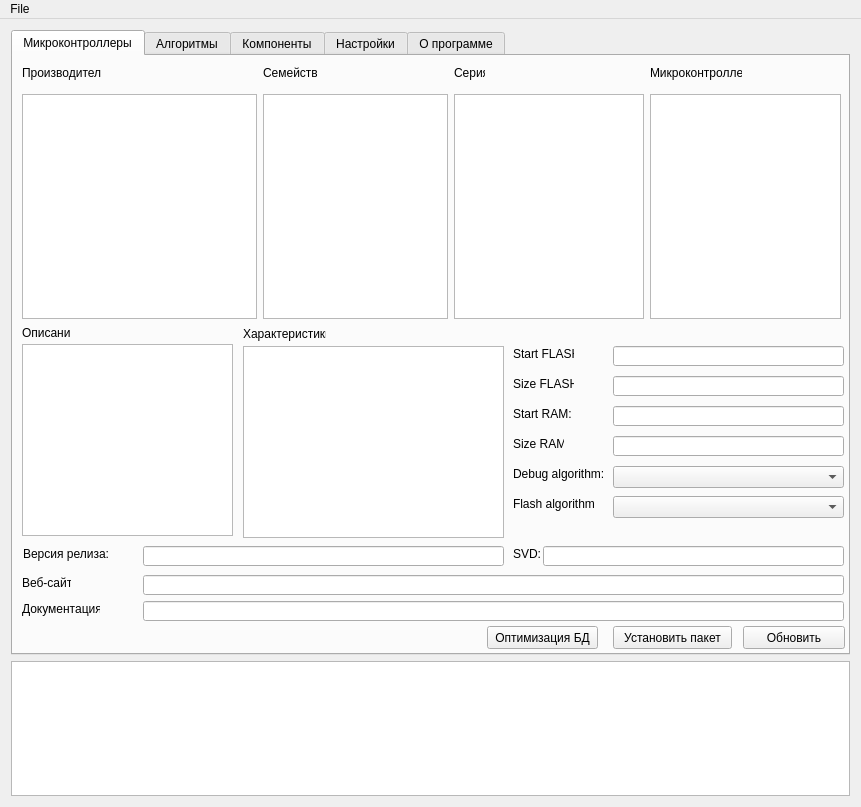
<?xml version="1.0" encoding="UTF-8"?>
<ui version="4.0">
 <class>MainForm</class>
 <widget class="QMainWindow" name="MainForm">
  <property name="geometry">
   <rect>
    <x>0</x>
    <y>0</y>
    <width>861</width>
    <height>807</height>
   </rect>
  </property>
  <property name="minimumSize">
   <size>
    <width>861</width>
    <height>807</height>
   </size>
  </property>
  <property name="maximumSize">
   <size>
    <width>861</width>
    <height>807</height>
   </size>
  </property>
  <property name="windowTitle">
   <string>CoIDE Pack Installer</string>
  </property>
  <property name="windowIcon">
   <iconset resource="resources.qrc">
    <normaloff>:/img/HamLab_favicon.ico</normaloff>:/img/HamLab_favicon.ico</iconset>
  </property>
  <widget class="QWidget" name="centralWidget">
   <layout class="QGridLayout" name="gridLayout">
    <item row="0" column="1">
     <widget class="QTabWidget" name="tabWidget">
      <property name="currentIndex">
       <number>0</number>
      </property>
      <widget class="QWidget" name="tabMcu">
       <attribute name="title">
        <string>Микроконтроллеры</string>
       </attribute>
       <widget class="QListWidget" name="listWidgetManufacturer">
        <property name="geometry">
         <rect>
          <x>9</x>
          <y>38</y>
          <width>235</width>
          <height>225</height>
         </rect>
        </property>
       </widget>
       <widget class="QLabel" name="label">
        <property name="geometry">
         <rect>
          <x>9</x>
          <y>9</y>
          <width>79</width>
          <height>16</height>
         </rect>
        </property>
        <property name="text">
         <string>Производитель</string>
        </property>
       </widget>
       <widget class="QListWidget" name="listWidgetSeries">
        <property name="geometry">
         <rect>
          <x>441</x>
          <y>38</y>
          <width>190</width>
          <height>225</height>
         </rect>
        </property>
       </widget>
       <widget class="QLabel" name="label_2">
        <property name="geometry">
         <rect>
          <x>441</x>
          <y>9</y>
          <width>31</width>
          <height>16</height>
         </rect>
        </property>
        <property name="text">
         <string>Серия</string>
        </property>
       </widget>
       <widget class="QListWidget" name="listWidgetMcu">
        <property name="geometry">
         <rect>
          <x>637</x>
          <y>38</y>
          <width>191</width>
          <height>225</height>
         </rect>
        </property>
       </widget>
       <widget class="QLabel" name="label_3">
        <property name="geometry">
         <rect>
          <x>637</x>
          <y>9</y>
          <width>92</width>
          <height>16</height>
         </rect>
        </property>
        <property name="text">
         <string>Микроконтроллер</string>
        </property>
       </widget>
       <widget class="QListWidget" name="listWidgetFamily">
        <property name="geometry">
         <rect>
          <x>250</x>
          <y>38</y>
          <width>185</width>
          <height>225</height>
         </rect>
        </property>
       </widget>
       <widget class="QLabel" name="label_4">
        <property name="geometry">
         <rect>
          <x>250</x>
          <y>9</y>
          <width>54</width>
          <height>16</height>
         </rect>
        </property>
        <property name="maximumSize">
         <size>
          <width>60</width>
          <height>16777215</height>
         </size>
        </property>
        <property name="text">
         <string>Семейство</string>
        </property>
       </widget>
       <widget class="QPlainTextEdit" name="plainTextEditDescription">
        <property name="geometry">
         <rect>
          <x>9</x>
          <y>288</y>
          <width>211</width>
          <height>192</height>
         </rect>
        </property>
       </widget>
       <widget class="QLabel" name="label_5">
        <property name="geometry">
         <rect>
          <x>9</x>
          <y>269</y>
          <width>49</width>
          <height>16</height>
         </rect>
        </property>
        <property name="text">
         <string>Описание</string>
        </property>
       </widget>
       <widget class="QLabel" name="label_7">
        <property name="geometry">
         <rect>
          <x>9</x>
          <y>519</y>
          <width>49</width>
          <height>16</height>
         </rect>
        </property>
        <property name="text">
         <string>Веб-сайт:</string>
        </property>
       </widget>
       <widget class="QLabel" name="label_9">
        <property name="geometry">
         <rect>
          <x>9</x>
          <y>545</y>
          <width>78</width>
          <height>16</height>
         </rect>
        </property>
        <property name="text">
         <string>Документация:</string>
        </property>
       </widget>
       <widget class="QLineEdit" name="lineEditUrl">
        <property name="geometry">
         <rect>
          <x>130</x>
          <y>519</y>
          <width>701</width>
          <height>20</height>
         </rect>
        </property>
       </widget>
       <widget class="QLineEdit" name="lineEditDatasheetUrl">
        <property name="geometry">
         <rect>
          <x>130</x>
          <y>545</y>
          <width>701</width>
          <height>20</height>
         </rect>
        </property>
       </widget>
       <widget class="QPlainTextEdit" name="plainTextEditFeatures">
        <property name="geometry">
         <rect>
          <x>230</x>
          <y>290</y>
          <width>261</width>
          <height>192</height>
         </rect>
        </property>
        <property name="lineWrapMode">
         <enum>QPlainTextEdit::NoWrap</enum>
        </property>
       </widget>
       <widget class="QLabel" name="label_6">
        <property name="geometry">
         <rect>
          <x>230</x>
          <y>270</y>
          <width>83</width>
          <height>16</height>
         </rect>
        </property>
        <property name="text">
         <string>Характеристики</string>
        </property>
       </widget>
       <widget class="QPushButton" name="pushButtonSave">
        <property name="geometry">
         <rect>
          <x>600</x>
          <y>570</y>
          <width>119</width>
          <height>23</height>
         </rect>
        </property>
        <property name="maximumSize">
         <size>
          <width>150</width>
          <height>16777215</height>
         </size>
        </property>
        <property name="text">
         <string>Установить пакет</string>
        </property>
       </widget>
       <widget class="QPushButton" name="pushButtonDataLoad">
        <property name="geometry">
         <rect>
          <x>730</x>
          <y>570</y>
          <width>102</width>
          <height>23</height>
         </rect>
        </property>
        <property name="maximumSize">
         <size>
          <width>150</width>
          <height>16777215</height>
         </size>
        </property>
        <property name="text">
         <string>Обновить</string>
        </property>
       </widget>
       <widget class="QLabel" name="label_8">
        <property name="geometry">
         <rect>
          <x>500</x>
          <y>320</y>
          <width>61</width>
          <height>16</height>
         </rect>
        </property>
        <property name="text">
         <string>Size FLASH:</string>
        </property>
       </widget>
       <widget class="QLineEdit" name="lineEditFlashSize">
        <property name="geometry">
         <rect>
          <x>600</x>
          <y>320</y>
          <width>231</width>
          <height>20</height>
         </rect>
        </property>
       </widget>
       <widget class="QLabel" name="label_11">
        <property name="geometry">
         <rect>
          <x>500</x>
          <y>380</y>
          <width>51</width>
          <height>16</height>
         </rect>
        </property>
        <property name="text">
         <string>Size RAM:</string>
        </property>
       </widget>
       <widget class="QLineEdit" name="lineEditRamSize">
        <property name="geometry">
         <rect>
          <x>600</x>
          <y>380</y>
          <width>231</width>
          <height>20</height>
         </rect>
        </property>
       </widget>
       <widget class="QLabel" name="label_13">
        <property name="geometry">
         <rect>
          <x>500</x>
          <y>290</y>
          <width>61</width>
          <height>16</height>
         </rect>
        </property>
        <property name="text">
         <string>Start FLASH:</string>
        </property>
       </widget>
       <widget class="QLineEdit" name="lineEditFlashStart">
        <property name="geometry">
         <rect>
          <x>600</x>
          <y>290</y>
          <width>231</width>
          <height>20</height>
         </rect>
        </property>
       </widget>
       <widget class="QLabel" name="label_14">
        <property name="geometry">
         <rect>
          <x>500</x>
          <y>350</y>
          <width>61</width>
          <height>16</height>
         </rect>
        </property>
        <property name="text">
         <string>Start RAM:</string>
        </property>
       </widget>
       <widget class="QLineEdit" name="lineEditRamStart">
        <property name="geometry">
         <rect>
          <x>600</x>
          <y>350</y>
          <width>231</width>
          <height>20</height>
         </rect>
        </property>
       </widget>
       <widget class="QLabel" name="label_15">
        <property name="geometry">
         <rect>
          <x>500</x>
          <y>410</y>
          <width>91</width>
          <height>16</height>
         </rect>
        </property>
        <property name="text">
         <string>Debug algorithm:</string>
        </property>
       </widget>
       <widget class="QComboBox" name="comboBoxDebugAlg">
        <property name="geometry">
         <rect>
          <x>600</x>
          <y>410</y>
          <width>231</width>
          <height>22</height>
         </rect>
        </property>
       </widget>
       <widget class="QLabel" name="label_16">
        <property name="geometry">
         <rect>
          <x>500</x>
          <y>440</y>
          <width>81</width>
          <height>16</height>
         </rect>
        </property>
        <property name="text">
         <string>Flash algorithm:</string>
        </property>
       </widget>
       <widget class="QComboBox" name="comboBoxFlashAlg">
        <property name="geometry">
         <rect>
          <x>600</x>
          <y>440</y>
          <width>231</width>
          <height>22</height>
         </rect>
        </property>
       </widget>
       <widget class="QLabel" name="label_33">
        <property name="geometry">
         <rect>
          <x>10</x>
          <y>490</y>
          <width>91</width>
          <height>16</height>
         </rect>
        </property>
        <property name="text">
         <string>Версия релиза:</string>
        </property>
       </widget>
       <widget class="QLineEdit" name="lineEditRelease">
        <property name="geometry">
         <rect>
          <x>130</x>
          <y>490</y>
          <width>361</width>
          <height>20</height>
         </rect>
        </property>
       </widget>
       <widget class="QLabel" name="label_34">
        <property name="geometry">
         <rect>
          <x>500</x>
          <y>490</y>
          <width>31</width>
          <height>16</height>
         </rect>
        </property>
        <property name="text">
         <string>SVD:</string>
        </property>
       </widget>
       <widget class="QLineEdit" name="lineEditSVD">
        <property name="geometry">
         <rect>
          <x>530</x>
          <y>490</y>
          <width>301</width>
          <height>20</height>
         </rect>
        </property>
       </widget>
       <widget class="QPushButton" name="pushButtonDbOptimize">
        <property name="geometry">
         <rect>
          <x>474</x>
          <y>570</y>
          <width>111</width>
          <height>23</height>
         </rect>
        </property>
        <property name="text">
         <string>Оптимизация БД</string>
        </property>
       </widget>
      </widget>
      <widget class="QWidget" name="tabAlgorithm">
       <attribute name="title">
        <string>Алгоритмы</string>
       </attribute>
       <widget class="QListWidget" name="listWidgetDebAlg">
        <property name="geometry">
         <rect>
          <x>20</x>
          <y>30</y>
          <width>351</width>
          <height>251</height>
         </rect>
        </property>
       </widget>
       <widget class="QLabel" name="label_18">
        <property name="geometry">
         <rect>
          <x>20</x>
          <y>10</y>
          <width>211</width>
          <height>16</height>
         </rect>
        </property>
        <property name="text">
         <string>Существующие алгоритмы отладки:</string>
        </property>
       </widget>
       <widget class="QListWidget" name="listWidgetNewDebAlg">
        <property name="geometry">
         <rect>
          <x>460</x>
          <y>30</y>
          <width>351</width>
          <height>251</height>
         </rect>
        </property>
       </widget>
       <widget class="QLabel" name="label_19">
        <property name="geometry">
         <rect>
          <x>460</x>
          <y>10</y>
          <width>211</width>
          <height>16</height>
         </rect>
        </property>
        <property name="text">
         <string>Новые алгоритмы отладки:</string>
        </property>
       </widget>
       <widget class="QPushButton" name="pushButtonRemDebAlg">
        <property name="geometry">
         <rect>
          <x>400</x>
          <y>90</y>
          <width>41</width>
          <height>23</height>
         </rect>
        </property>
        <property name="text">
         <string>&gt;&gt;</string>
        </property>
       </widget>
       <widget class="QPushButton" name="pushButtonAddDebAlg">
        <property name="geometry">
         <rect>
          <x>400</x>
          <y>130</y>
          <width>41</width>
          <height>23</height>
         </rect>
        </property>
        <property name="text">
         <string>&lt;&lt;</string>
        </property>
       </widget>
       <widget class="QListWidget" name="listWidgetFlashAlg">
        <property name="geometry">
         <rect>
          <x>20</x>
          <y>341</y>
          <width>351</width>
          <height>251</height>
         </rect>
        </property>
       </widget>
       <widget class="QListWidget" name="listWidgetNewFlashAlg">
        <property name="geometry">
         <rect>
          <x>460</x>
          <y>340</y>
          <width>351</width>
          <height>251</height>
         </rect>
        </property>
       </widget>
       <widget class="QLabel" name="label_20">
        <property name="geometry">
         <rect>
          <x>20</x>
          <y>320</y>
          <width>251</width>
          <height>16</height>
         </rect>
        </property>
        <property name="text">
         <string>Существующие алгоритмы программирования:</string>
        </property>
       </widget>
       <widget class="QLabel" name="label_21">
        <property name="geometry">
         <rect>
          <x>460</x>
          <y>320</y>
          <width>211</width>
          <height>16</height>
         </rect>
        </property>
        <property name="text">
         <string>Новые алгоритмы программирования:</string>
        </property>
       </widget>
       <widget class="QPushButton" name="pushButtonRemFlashAlg">
        <property name="geometry">
         <rect>
          <x>400</x>
          <y>440</y>
          <width>41</width>
          <height>23</height>
         </rect>
        </property>
        <property name="text">
         <string>&gt;&gt;</string>
        </property>
       </widget>
       <widget class="QPushButton" name="pushButtonAddFlashAlg">
        <property name="geometry">
         <rect>
          <x>400</x>
          <y>480</y>
          <width>41</width>
          <height>23</height>
         </rect>
        </property>
        <property name="text">
         <string>&lt;&lt;</string>
        </property>
       </widget>
      </widget>
      <widget class="QWidget" name="tabComponents">
       <attribute name="title">
        <string>Компоненты</string>
       </attribute>
       <widget class="QListWidget" name="listWidgetComponents">
        <property name="geometry">
         <rect>
          <x>10</x>
          <y>40</y>
          <width>256</width>
          <height>551</height>
         </rect>
        </property>
       </widget>
       <widget class="QLabel" name="label_25">
        <property name="geometry">
         <rect>
          <x>10</x>
          <y>10</y>
          <width>79</width>
          <height>21</height>
         </rect>
        </property>
        <property name="text">
         <string>Компоненты</string>
        </property>
       </widget>
       <widget class="QLabel" name="label_27">
        <property name="geometry">
         <rect>
          <x>280</x>
          <y>10</y>
          <width>79</width>
          <height>21</height>
         </rect>
        </property>
        <property name="text">
         <string>Производитель</string>
        </property>
       </widget>
       <widget class="QComboBox" name="comboBoxManufacturer">
        <property name="geometry">
         <rect>
          <x>280</x>
          <y>40</y>
          <width>121</width>
          <height>22</height>
         </rect>
        </property>
       </widget>
       <widget class="QLabel" name="label_30">
        <property name="geometry">
         <rect>
          <x>410</x>
          <y>10</y>
          <width>79</width>
          <height>21</height>
         </rect>
        </property>
        <property name="text">
         <string>Семейство</string>
        </property>
       </widget>
       <widget class="QComboBox" name="comboBoxFamily">
        <property name="geometry">
         <rect>
          <x>410</x>
          <y>40</y>
          <width>121</width>
          <height>22</height>
         </rect>
        </property>
       </widget>
       <widget class="QLabel" name="labelComponentsCount">
        <property name="geometry">
         <rect>
          <x>90</x>
          <y>10</y>
          <width>79</width>
          <height>21</height>
         </rect>
        </property>
        <property name="text">
         <string>0</string>
        </property>
       </widget>
       <widget class="QLabel" name="label_31">
        <property name="geometry">
         <rect>
          <x>540</x>
          <y>10</y>
          <width>79</width>
          <height>21</height>
         </rect>
        </property>
        <property name="text">
         <string>Серия</string>
        </property>
       </widget>
       <widget class="QComboBox" name="comboBoxSerie">
        <property name="geometry">
         <rect>
          <x>540</x>
          <y>40</y>
          <width>121</width>
          <height>22</height>
         </rect>
        </property>
       </widget>
       <widget class="QComboBox" name="comboBoxMcu">
        <property name="geometry">
         <rect>
          <x>670</x>
          <y>40</y>
          <width>151</width>
          <height>22</height>
         </rect>
        </property>
       </widget>
       <widget class="QLabel" name="label_32">
        <property name="geometry">
         <rect>
          <x>670</x>
          <y>10</y>
          <width>101</width>
          <height>21</height>
         </rect>
        </property>
        <property name="text">
         <string>Микроконтроллер</string>
        </property>
       </widget>
      </widget>
      <widget class="QWidget" name="tabSettings">
       <attribute name="title">
        <string>Настройки</string>
       </attribute>
       <widget class="QLabel" name="label_17">
        <property name="geometry">
         <rect>
          <x>30</x>
          <y>20</y>
          <width>191</width>
          <height>16</height>
         </rect>
        </property>
        <property name="text">
         <string>Каталог, где хранится CooCox IDE:</string>
        </property>
       </widget>
       <widget class="QLineEdit" name="lineEditIdePath">
        <property name="geometry">
         <rect>
          <x>220</x>
          <y>20</y>
          <width>441</width>
          <height>20</height>
         </rect>
        </property>
       </widget>
       <widget class="QPushButton" name="pushButtonSetIdePath">
        <property name="geometry">
         <rect>
          <x>670</x>
          <y>20</y>
          <width>75</width>
          <height>23</height>
         </rect>
        </property>
        <property name="text">
         <string>Выбрать</string>
        </property>
       </widget>
      </widget>
      <widget class="QWidget" name="tab">
       <attribute name="title">
        <string>О программе</string>
       </attribute>
       <widget class="QLabel" name="label_22">
        <property name="geometry">
         <rect>
          <x>20</x>
          <y>20</y>
          <width>111</width>
          <height>16</height>
         </rect>
        </property>
        <property name="font">
         <font>
          <weight>75</weight>
          <bold>true</bold>
         </font>
        </property>
        <property name="text">
         <string>Автор программы:</string>
        </property>
       </widget>
       <widget class="QLabel" name="label_23">
        <property name="geometry">
         <rect>
          <x>140</x>
          <y>20</y>
          <width>91</width>
          <height>16</height>
         </rect>
        </property>
        <property name="text">
         <string>Андрей Осипов</string>
        </property>
       </widget>
       <widget class="QLabel" name="label_24">
        <property name="geometry">
         <rect>
          <x>20</x>
          <y>50</y>
          <width>71</width>
          <height>16</height>
         </rect>
        </property>
        <property name="font">
         <font>
          <weight>75</weight>
          <bold>true</bold>
         </font>
        </property>
        <property name="text">
         <string>Веб-сайт:</string>
        </property>
       </widget>
       <widget class="QClickableLabel" name="labelWebSite">
        <property name="geometry">
         <rect>
          <x>140</x>
          <y>50</y>
          <width>221</width>
          <height>16</height>
         </rect>
        </property>
        <property name="font">
         <font>
          <underline>true</underline>
         </font>
        </property>
        <property name="cursor">
         <cursorShape>PointingHandCursor</cursorShape>
        </property>
        <property name="styleSheet">
         <string notr="true">color: rgb(0, 0, 255);</string>
        </property>
        <property name="text">
         <string>http://hamlab.net/</string>
        </property>
       </widget>
       <widget class="QLabel" name="label_26">
        <property name="geometry">
         <rect>
          <x>20</x>
          <y>80</y>
          <width>71</width>
          <height>16</height>
         </rect>
        </property>
        <property name="font">
         <font>
          <weight>75</weight>
          <bold>true</bold>
         </font>
        </property>
        <property name="text">
         <string>Версия:</string>
        </property>
       </widget>
       <widget class="QLabel" name="labelAppVersion">
        <property name="geometry">
         <rect>
          <x>140</x>
          <y>80</y>
          <width>221</width>
          <height>16</height>
         </rect>
        </property>
        <property name="text">
         <string>20190218.1418</string>
        </property>
       </widget>
       <widget class="QLabel" name="label_28">
        <property name="geometry">
         <rect>
          <x>20</x>
          <y>110</y>
          <width>81</width>
          <height>16</height>
         </rect>
        </property>
        <property name="font">
         <font>
          <weight>75</weight>
          <bold>true</bold>
         </font>
        </property>
        <property name="text">
         <string>О программе:</string>
        </property>
       </widget>
       <widget class="QLabel" name="label_29">
        <property name="geometry">
         <rect>
          <x>20</x>
          <y>140</y>
          <width>801</width>
          <height>71</height>
         </rect>
        </property>
        <property name="text">
         <string>Программа написана специально для фанатов среды разработки CooCox IDE 1.7 и позволяет добавлять микроконтроллеры других производителей, а также программные компоненты к ним. Распространяется совершенно бесплатно. Автор не несет ответственности за какие-либо ошибки в работе программы. Все изменения в базе данных среды CooCox IDE пользователь прозводит на свой страх и риск. Необходимо следить за корректностью вводимых данных, т.к. они не фильтруются и добавляются в базу в исходном виде.  Если есть желание поблагодарить автора, то можно закинуть пару рублей в Яндекс Кошелек 410012027125014 или поделиться ссылкой на мой сайт http://hamlab.net/</string>
        </property>
        <property name="wordWrap">
         <bool>true</bool>
        </property>
       </widget>
      </widget>
     </widget>
    </item>
    <item row="1" column="1">
     <widget class="QPlainTextEdit" name="plainTextEdit">
      <property name="maximumSize">
       <size>
        <width>16777215</width>
        <height>135</height>
       </size>
      </property>
      <property name="readOnly">
       <bool>true</bool>
      </property>
     </widget>
    </item>
   </layout>
  </widget>
  <widget class="QMenuBar" name="menuBar">
   <property name="geometry">
    <rect>
     <x>0</x>
     <y>0</y>
     <width>861</width>
     <height>21</height>
    </rect>
   </property>
   <widget class="QMenu" name="menuFile">
    <property name="title">
     <string>File</string>
    </property>
    <addaction name="actionOpen_DFP"/>
    <addaction name="separator"/>
    <addaction name="actionPreferences"/>
   </widget>
   <addaction name="menuFile"/>
  </widget>
  <action name="actionOpen_DFP">
   <property name="text">
    <string>Open DFP</string>
   </property>
  </action>
  <action name="actionPreferences">
   <property name="text">
    <string>Preferences</string>
   </property>
  </action>
 </widget>
 <layoutdefault spacing="6" margin="11"/>
 <customwidgets>
  <customwidget>
   <class>QClickableLabel</class>
   <extends>QLabel</extends>
   <header>qclickablelabel.h</header>
  </customwidget>
 </customwidgets>
 <resources>
  <include location="resources.qrc"/>
 </resources>
 <connections/>
</ui>
